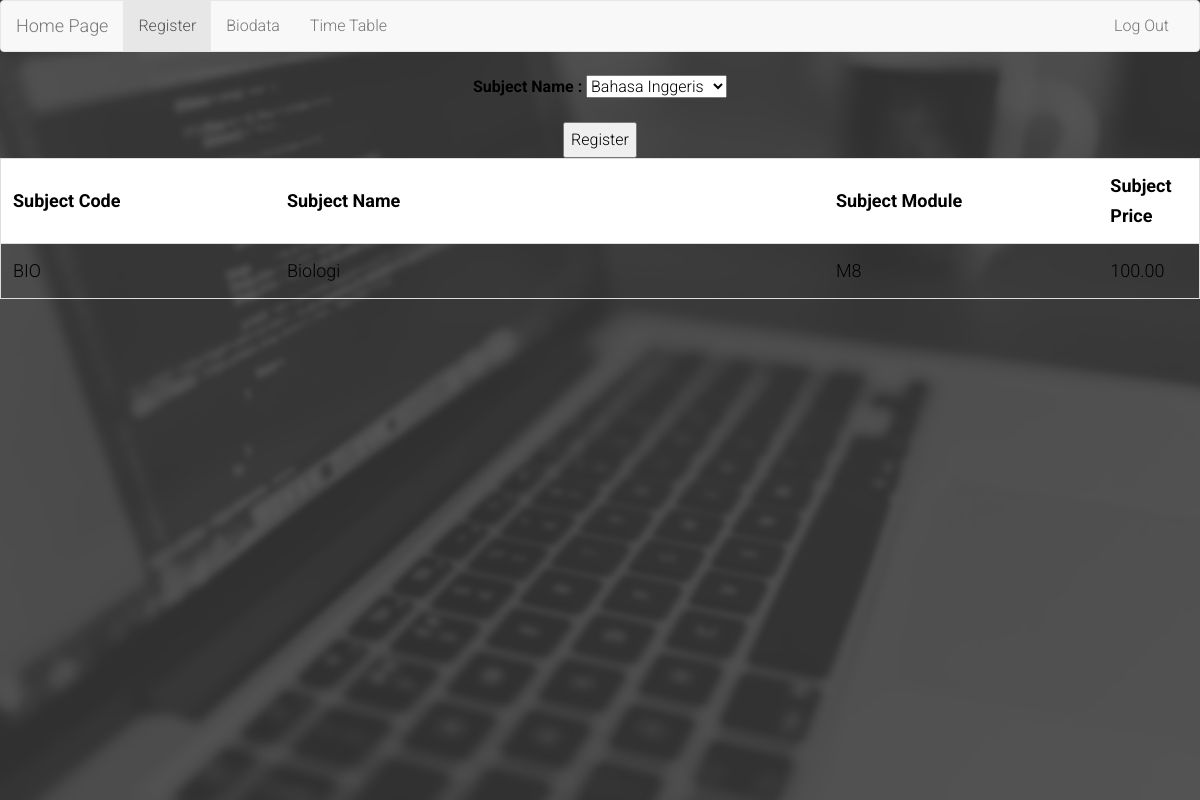
The page /Tuition/student/main-stu.php?form-email=adib@gmail.com on the database its author committed.
### tables this page shows
CREATE TABLE `subject` (
  `Subject_Code` char(6) NOT NULL,
  `Subject_Name` varchar(20) NOT NULL,
  `Subject_Module` char(2) NOT NULL,
  `Subject_Price` decimal(5,2) NOT NULL
);

### Tuition/student/main-stu.php (the view, shortened to what this page needs)
<!DOCTYPE html>
<html lang="en">
    <?php
    $email = $_GET['form-email'];
    ?>
<head>
<nav class="navbar navbar-default">
  <div class="container-fluid">
    <div class="navbar-header">
            <a class="navbar-brand" href="home-page.php?form-email=<?php echo $email;?>">Home Page</a>
    </div>
    <div class="collapse navbar-collapse" id="bs-example-navbar-collapse-1">
      <ul class="nav navbar-nav" >
        <li class="active"><a href="main-stu.php?form-email=<?php echo $email;?>">Register<span class="sr-only">(current)</span></a></li>
        <li><a href="main-stu1.php?form-email=<?php echo $email;?>">Biodata</a></li>
        <li><a href="main-stu2.php?form-email=<?php echo $email;?>">Time Table</a></li>
      </ul>
      <ul class="nav navbar-nav navbar-right">
     	<li ><a href="../home-page.php">Log Out</a></li>
      </ul>
    </div>
  </div>
</nav>
        <link rel="stylesheet" href="assets/bootstrap/css/bootstrap.min.css">
        <link rel="stylesheet" href="assets/font-awesome/css/font-awesome.min.css">
		<link rel="stylesheet" href="assets/css/form-elements.css">
        <link rel="stylesheet" href="assets/css/style.css">
    </head>
    <body>
      <?php
        $email = $_GET['form-email'];
        include "dbconnect.php";
        $query = "SELECT * FROM `subject`";
        $result = mysqli_query($db,$query);
        ?>
	<form role="form" action="register.php" method="get" class="login-form">
   		  <p>
          <div class="form-group">
           <label for="form-subject">Subject Name :</label>
              <select name="form-subject" id="form-subject">
               <?php
               while ($line = mysqli_fetch_array($result))
                {
                ?>
                <option value="<?php echo $line['Subject_Code'];?>"><?php echo $line['Subject_Name'];?> </option>
                 <?php
                 }
                ?>
              </select>
            </div>
        </p>
        <button type="submit">Register</button>
  </form>
                    <table id="myTable">
                      <table id="myTable">
                      <tr class="header">
                        <th style="width:10%;">Subject Code</th>
                        <th style="width:20%;">Subject Name</th>
                        <th style="width:10%;">Subject Module</th>
                        <th style="width:1%;">Subject Price</th>
                      </tr>
              <?php
               $sql = "select S.Subject_Code, Subject_Name, Subject_Module, Subject_Price from subject S ,learn L, student Su where Su.Stu_Email=L.Stu_Email AND L.Subject_Code=S.Subject_Code AND Su.Stu_Email='$email'";
               $result = mysqli_query($db, $sql);
               while($row = mysqli_fetch_assoc($result)){
                     Print '<tr>
                        <td>'.$row['Subject_Code'].'</td>
                        <td>'.$row['Subject_Name'].'</td>
                        <td>'.$row['Subject_Module'].'</td>
                        <td>'.$row['Subject_Price'].'</td>
                     </tr>';
                   }
                ?>
        </table>
</body>
</html>

### Tuition/student/assets/css/style.css (style rules this page uses)
body { font-family: 'Roboto', sans-serif; font-size: 16px; font-weight: 300; color: #000; line-height: 30px; text-align: center; background-color: #FFF; }
a, a:hover, a:focus { color: #4aaf51; text-decoration: none; -o-transition: all .3s; -moz-transition: all .3s; -webkit-transition: all .3s; -ms-transition: all .3s; transition: all .3s; }
#myTable { border-collapse: collapse; width: 100%; border: 1px solid #ddd; font-size: 18px; }
#myTable th, #myTable td { text-align: left; padding: 12px; }
#myTable tr { border-bottom: 1px solid #ddd; }
#myTable tr.header, #myTable tr:hover { background-color: #fff; color:#000; }

### rows shown on the page
subject: Subject_Code "BIO", Subject_Name "Biologi", Subject_Module "M8", Subject_Price "100.00"

### other values the page prints
form field form-subject "Bahasa Inggeris"
